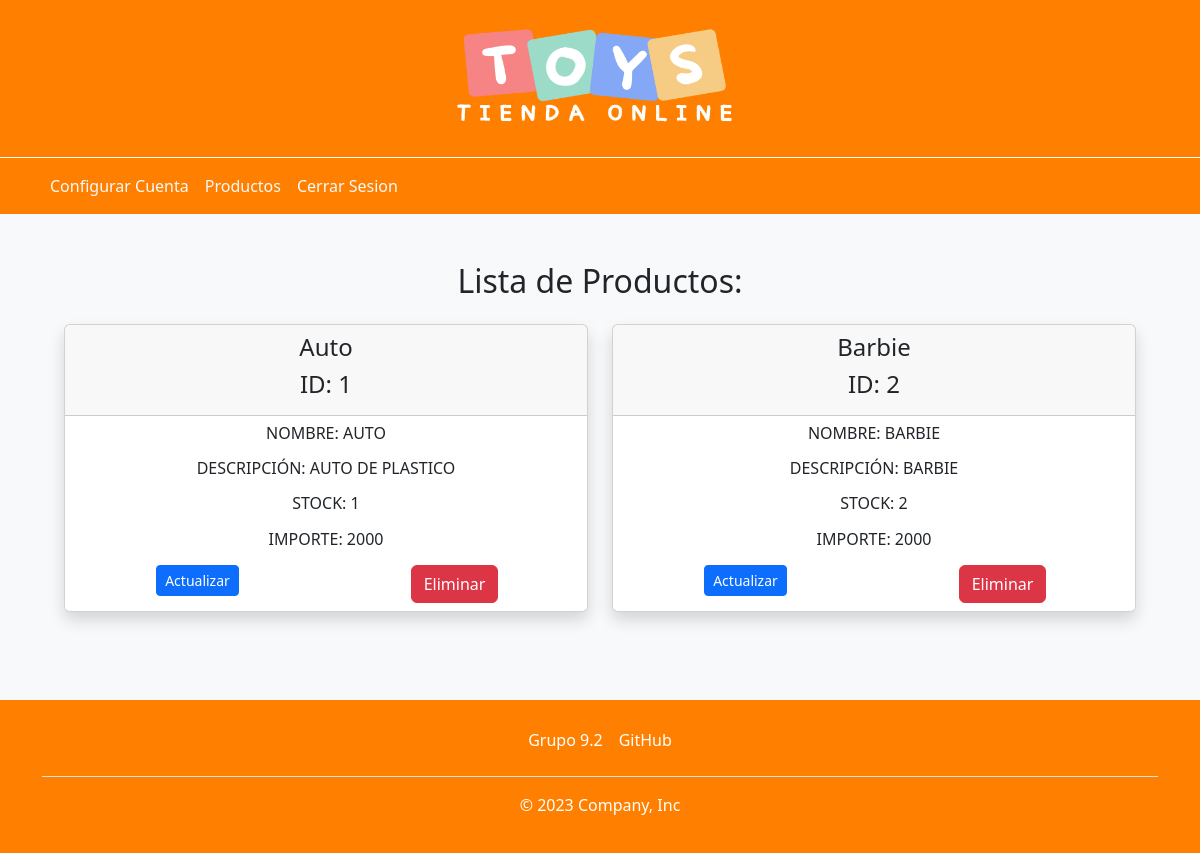
The page /Vista/deposito/listarProductos.php (signed in) on the database its author committed.
### tables this page shows
CREATE TABLE `menu` (
  `idmenu` bigint(20) NOT NULL,
  `menombre` varchar(50) NOT NULL COMMENT 'Nombre del item del menu',
  `medescripcion` varchar(124) NOT NULL COMMENT 'Descripcion mas detallada del item del menu',
  `idpadre` bigint(20) DEFAULT NULL COMMENT 'Referencia al id del menu que es subitem',
  `medeshabilitado` timestamp NULL DEFAULT current_timestamp() COMMENT 'Fecha en la que el menu fue deshabilitado por ultima vez'
);

CREATE TABLE `producto` (
  `idproducto` bigint(20) NOT NULL,
  `pronombre` varchar(20) NOT NULL,
  `prodetalle` varchar(512) NOT NULL,
  `procantstock` int(11) NOT NULL,
  `proimporte` int(5) NOT NULL
);

### util/funciones.php (called while the page is built, shortened)
<?php
spl_autoload_register(function($class_name) {
    $directorys = array(
        $GLOBALS['ROOT'].'Modelo/',
        $GLOBALS['ROOT'].'Modelo/conector/',
        $GLOBALS['ROOT'].'Control/',
        $GLOBALS['ROOT'].'util/',
        $GLOBALS['ROOT'].'Test/',
    );
}
)
?>

### Control/Session.php (called while the page is built, shortened)
<?php
class Session{
    public function validar(){
        $inicia=false;
        if(isset($_SESSION['idusuario']) && $this->activa()){
           $inicia=true;
        }
        return $inicia;
    }
    public function activa(){
        $activa=false;
        if(session_status()===PHP_SESSION_ACTIVE){
            $activa=true;
        }
        return $activa;
    }
}

### Modelo/Rol.php (called while the page is built, shortened)
<?php
class Rol{
    private $idrol;
    public function __construct(){
        $this->idrol="";
    }
    public function getIdrol(){
        return $this->idrol;
    }
    public function setIdrol($idrol){
        $this->idrol = $idrol;
    }
    public function cargar(){
        $resp = false;
        $base=new BaseDatos();
        $sql="SELECT * FROM rol WHERE idrol = ".$this->getIdrol();
        if ($base->Iniciar()) {
            $res = $base->Ejecutar($sql);
        } else {
            $this->setmensajeoperacion("Rol->listar: ".$base->getError());
        }
        return $resp;
    }
}
?>

### Control/AbmMenuRol.php (called while the page is built, shortened)
<?php
class AbmMenuRol {
    public function buscar($param){
        $where = " true ";
        $arreglo = MenuRol::listar($where);
        return $arreglo;
    }public function menuesByIdRol($objRol)
    {
        $param['idRol'] = $objRol->getIdrol();
        $objMenuObjRol = $this->buscar($param);
        $menuesRoles = [];
        foreach ($objMenuObjRol as $objMenuRol) {
            if (is_array($objMenuRol)) {
                foreach ($objMenuRol as $objMR) {
                    if ($objMR->getObjRol()->getIdrol() == $param['idRol']) {
                        array_push($menuesRoles, $objMR);
                    }
                }
            } else {
                if ($objMenuRol->getObjRol()->getIdrol() == $param['idRol']) {
                    array_push($menuesRoles, $objMenuRol);
                }
            }
        }
        $menues = [];
        foreach ($menuesRoles as $objetos) {
            array_push($menues, $objetos->getObjmenu());
        }
        return $menues;
    }
}
?>

### Modelo/Menu.php (called while the page is built, shortened)
<?php
class Menu {
    private $idmenu;
    public function getIdmenu()
    {
        return $this->idmenu;
    }
    public function setIdmenu($idmenu)
    {
        $this->idmenu = $idmenu;
    }
    public function __construct(){
         $this->idmenu="";
     }
    public function cargar(){
        $resp = false;
        $base=new BaseDatos();
        $sql="SELECT * FROM menu WHERE idmenu = ".$this->getIdmenu();
        if ($base->Iniciar()) {
            $res = $base->Ejecutar($sql);
            if($res>-1){
                if($res>0){
                    $row = $base->Registro();
                    $objMenuPadre =null;
                }
            }
        } else {
            $this->setmensajeoperacion("Menu->cargar: ".$base->getError()[2]);
        }
        return $resp;
    }
    }
?>

### Modelo/conector/BaseDatos.php (called while the page is built, shortened)
<?php
class BaseDatos extends PDO {
  	private $conec;
  	private $indice;
  	private $resultado;
    public function __construct(){
        $this->indice =0;
        try {
           $this->conec=true;
        }catch (PDOException $e) {
            $this->sql = $e->getMessage();
            $this->conec=false;
        }
    }
    public function Iniciar(){
        return $this->getConec();
    }
    public function getConec(){
        return $this->conec;
    }
    public function setSQL($e){
        return "\n".$this->sql = $e;
    }
    public function Ejecutar($sql){
        if ( stristr($sql,"select")){
            $resp =  $this->EjecutarSelect($sql);
        }
        return $resp;
   }
   private function EjecutarSelect($sql){
       $cant = -1;
       $resultado=parent::query($sql);
       if(!$resultado){
           $this->analizarDebug();
       }else {
          $arregloResult = $resultado->fetchAll();
          $cant = count($arregloResult);
       }
       return $cant;
   }
   public function Registro() {
       $filaActual = false;
       $indiceActual = $this->getIndice();
       if ($indiceActual>=0) {
           $filas = $this->getResultado();
           if($indiceActual<count($filas)){
               $filaActual =  $filas[$indiceActual];
           }else {
               $this->setIndice(-1);
           }
       }
       return $filaActual;
   }
   private function setIndice ($valor){
       $this->indice = $valor;
   }
   private function getIndice (){
       return $this->indice;
   }
   private function setResultado($valor){
       $this->resultado = $valor;
   }
   private function getResultado(){
      return $this->resultado;
   }
}

### Modelo/MenuRol.php (called while the page is built, shortened)
<?php
class MenuRol{
    private $objmenu;
    private $objrol;
    public function __construct(){
        $this->objmenu=NULL;
        $this->objrol=NULL;
    }
    public function getObjmenu(){
        return $this->objmenu;
    }
    public function getObjrol(){
        return $this->objrol;
    }
    public function setObjmenu($valor){
        $this->objmenu = $valor;
    }
    public function setObjrol($valor){
        $this->objrol = $valor;
    }
    public static function listar($parametro=""){
        $arreglo = array();
        $base=new BaseDatos();
        $sql="SELECT * FROM menurol INNER JOIN rol ON rol.idrol=menurol.idrol INNER JOIN menu ON menu.idmenu=menurol.idmenu  ";
        if ($parametro!="") {
            $sql.='WHERE '.$parametro;
        }
        $res = $base->Ejecutar($sql);
        if($res>-1){
            if($res>0){
                while ($row = $base->Registro()){
                    $objmenu =null;
                    $objRol =null;
                    if($row['idrol']!=null){
                        $objRol = new Rol();
                        $objRol->setIdrol($row['idrol']);
                        $objRol->cargar();
                    }
                    if($row['idmenu']!=null){
                        $objmenu = new Menu();
                        $objmenu->setIdmenu($row['idmenu']);
                        $objmenu->cargar();
                    }
                    $obj= new MenuRol();
                    $obj->setear($objmenu, $objRol);
                    array_push($arreglo, $obj);
                }
            }
        } else {
        }
        return $arreglo;
    }
}

### Modelo/Producto.php (called while the page is built, shortened)
<?php
class Producto {
    private $idproducto;
    private $pronombre;
    private $prodetalle;
    private $procantstock;
    private $proimporte;
    public function __construct(){
        $this->idproducto="";
        $this->pronombre="";
        $this->prodetalle="";
        $this->procantstock="";
        $this->proimporte="";
    }
    public function getIdproducto(){
        return $this->idproducto;
    }
    public function getPronombre(){
        return $this->pronombre;
    }
    public function getProdetalle(){
        return $this->prodetalle;
    }
    public function getProcantstock(){
        return $this->procantstock;
    }
    public function getProimporte(){
        return $this->proimporte;
    }
    public function setIdproducto($valor){
        $this->idproducto = $valor;
    }
    public function setPronombre($valor){
        $this->pronombre = $valor;
    }
    public function setProdetalle($valor){
        $this->prodetalle = $valor;
    }
    public function setProcantstock($valor){
        $this->procantstock = $valor;
    }
    public function setProimporte($valor){
        $this->proimporte= $valor;
    }
    public static function listar($parametro=""){
        $arreglo = array();
        $base=new BaseDatos();
        $sql="SELECT * FROM producto ";
        if ($parametro!="") {
            $sql.='WHERE '.$parametro;
        }
        $res = $base->Ejecutar($sql);
        if($res>-1){
            if($res>0){
                while ($row = $base->Registro()){
                    $obj = new Producto();
                    $obj->setear($row['idproducto'], $row['pronombre'], $row['prodetalle'], $row['procantstock'], $row['proimporte']);
                    array_push($arreglo, $obj);
                }
            }
        } else {
        }
        return $arreglo;
    }
}

### Control/AbmProducto.php (called while the page is built, shortened)
<?php
class AbmProducto {
    public function buscar($param){
        $where = " true ";
        $arreglo = Producto::listar($where);
        return $arreglo;
    }
}
?>

### Vista/deposito/listarProductos.php (the view, shortened to what this page needs)
<?php
include_once(STRUCTURE_PATH . "cabecera.php");
?>
<main class="p-5 text-center bg-light">
  <h2>Lista de Productos:</h2>
  <?php
  $producto = new AbmProducto();
  $productos = $producto->buscar(null);
  if (count($productos) > 0) {
  ?>
  <div class="row justify-content-center p-3">
    <?php
    foreach ($productos as $productoItem) {
    ?>
    <div class="col-lg-6 col-sm-12 mb-4">
      <div class="card shadow">
        <div class="card-header">
          <h4 class="card-title text-center"><?php echo $productoItem->getPronombre(); ?></h4>
          <h4 class="card-title text-center"><?php echo "ID: " . $productoItem->getIdProducto(); ?></h4>
        </div>
        <ul class="list-group list-group-flush">
          <li class="list-group-item">
            <div class="row">
              <div class="col-12 mb-2">
                <h6 class="card-title text-uppercase"><?php echo "Nombre: " . $productoItem->getPronombre(); ?></h6>
              </div>
              <div class="col-12 mb-2">
                <h6 class="card-title text-uppercase"><?php echo "Descripción: " . $productoItem->getProdetalle(); ?></h6>
              </div>
              <div class="col-12 mb-2">
                <h6 class="card-title text-uppercase"><?php echo "Stock: " . $productoItem->getProcantstock(); ?></h6>
              </div>
              <div class="col-12 mb-2">
                <h6 class="card-title text-uppercase"><?php echo "Importe: " . $productoItem->getProimporte(); ?></h6>
              </div>
              <div class="col-6">
                <a href="accion/actualizarProducto.php?idproducto=<?php echo $productoItem->getIdProducto(); ?>">
                  <button type="button" class="btn btn-primary btn-sm">Actualizar</button>
                </a>
              </div>
              <div class="col-6">
              <a href="accion/verificarProducto.php?accion=eliminar&idproducto=<?php echo $productoItem->getIdProducto(); ?>" class="btn btn-danger">Eliminar</a>
              </div>
            </div>
          </li>
        </ul>
      </div>
    </div>
    <?php
    }
    ?>
  </div>
  <?php
  } else {
    echo "<br> No se encontraron registros.";
  }
  ?>
</main>
<?php include(STRUCTURE_PATH . "pie.php"); ?>

### Vista/Estructura/cabecera.php (shortened to what this page needs)
<?php
include_once("links.php");
?>
<!DOCTYPE html>
<html lang="es">
<head>
</head>
<body>
<header class="py-3 text-center" style="background-color: #ff8000; color: #fff; border-bottom: 1px solid #fff;">
    <div class="container d-flex justify-content-center align-items-center">
        <a href="../publico/index.php" class="d-flex align-items-center text-white text-decoration-none">
            <img src="../img/icon.png" alt="Ícono" width="300" height="125">
        </a>
    </div>
</header>
    <nav id="menu-container" class="py-2" style="background-color: #ff8000; color: #fff;">
    <?php
    $session = new Session();
    if ($session->validar()) {
        $roles = $_SESSION["roles"];
        $objMenuRol = new AbmMenuRol();
        $menues = $objMenuRol->menuesByIdRol($roles[0]);
        echo '<div class="container d-flex flex-wrap">';
        echo '<ul class="nav me-auto">';
        foreach ($menues as $objMenu) {
            if ($objMenu->getMeDeshabilitado() == NULL) {
             $baseURL = "http://localhost/TPfinal2023/Vista/";
        echo '<li class="nav-item"><a href="' . $baseURL . $objMenu->getMeDescripcion() . '" class="nav-link link-light px-2">' . $objMenu->getMeNombre() . '</a></li>';           }}
        echo '</ul>';
        echo '</div>';
    }
    ?>
</nav>

### Vista/css/style.css (style rules this page uses)
body { display: flex; flex-direction: column; min-height: 100vh; }
main { flex: 1; background-color: #f0f0f0; padding: 20px; }

### rows shown on the page
menu: menombre "Configurar Cuenta"
menu: menombre "Productos"
menu: menombre "Cerrar Sesion"
producto: pronombre "Auto", idproducto "1", pronombre "AUTO", prodetalle "AUTO DE PLASTICO", procantstock "1", proimporte "2000"
producto: pronombre "Barbie", idproducto "2", pronombre "BARBIE", prodetalle "BARBIE", procantstock "2", proimporte "2000"
